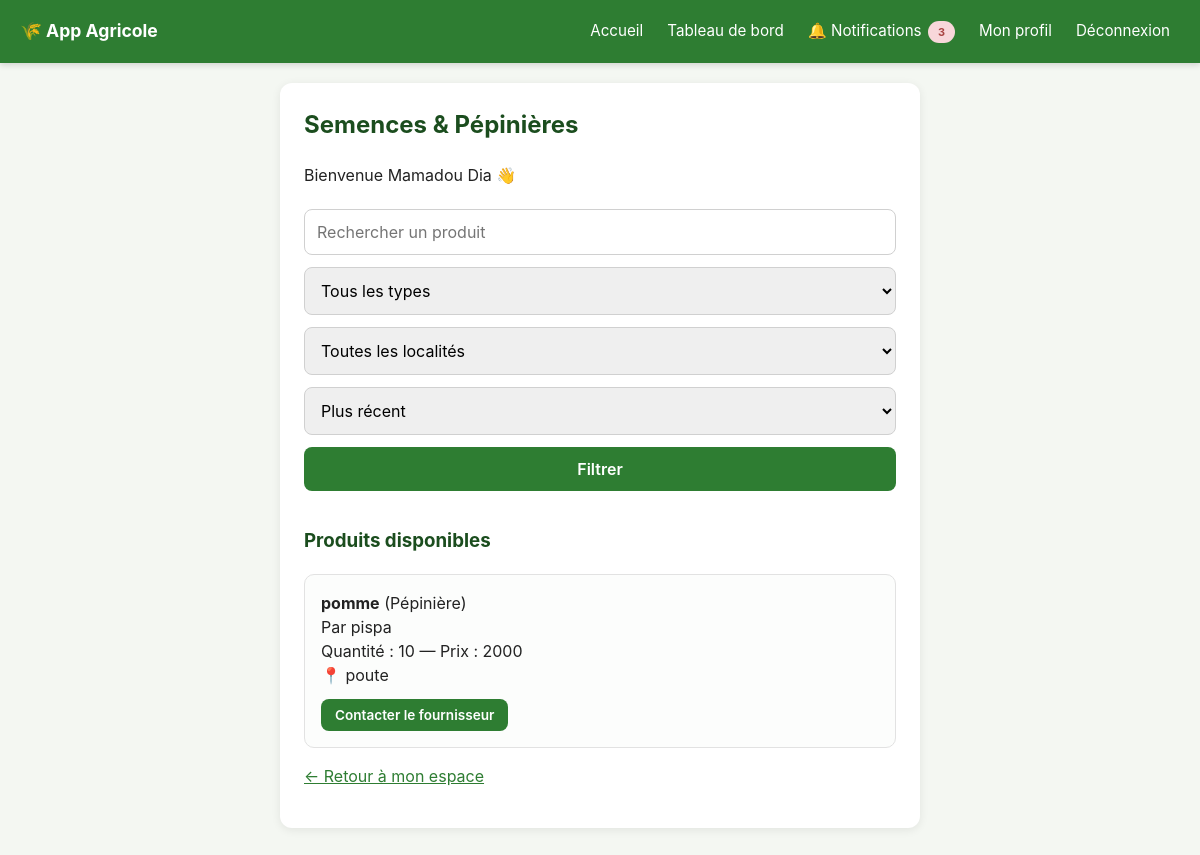
The page /semences-pepinieres (signed in) on the database its author committed.
### tables this page shows
CREATE TABLE produits_fournisseur (
            id INTEGER PRIMARY KEY AUTOINCREMENT,
            fournisseur_id INTEGER NOT NULL,
            nom TEXT NOT NULL,
            type_produit TEXT NOT NULL CHECK(type_produit IN ('semence', 'pepiniere')),
            variete TEXT,
            duree_croissance TEXT,
            quantite TEXT NOT NULL,
            prix TEXT NOT NULL,
            localite TEXT NOT NULL,
            description TEXT,
            photo TEXT,
            statut TEXT NOT NULL DEFAULT 'disponible' CHECK(statut IN ('disponible', 'epuise')),
            date_creation TEXT DEFAULT CURRENT_TIMESTAMP,
            FOREIGN KEY (fournisseur_id) REFERENCES "utilisateurs_ancien" (id)
        );

CREATE TABLE utilisateurs (
                id INTEGER PRIMARY KEY AUTOINCREMENT,
                nom TEXT NOT NULL,
                email TEXT NOT NULL UNIQUE,
                mot_de_passe TEXT NOT NULL,
                role TEXT NOT NULL CHECK(role IN ('client', 'agriculteur', 'fournisseur', 'financeur'))
            );

### app.py (the view)
@app.route("/semences-pepinieres")
def semences_pepinieres():
    if not utilisateur_connecte() or session["role"] != "agriculteur":
        return redirect(url_for("connexion"))
    recherche = request.args.get("recherche", "").strip()
    localite = request.args.get("localite", "").strip()
    type_produit = request.args.get("type_produit", "").strip()
    tri = request.args.get("tri", "recent")
    requete = """
        SELECT produits_fournisseur.*, utilisateurs.nom AS nom_fournisseur
        FROM produits_fournisseur
        JOIN utilisateurs ON produits_fournisseur.fournisseur_id = utilisateurs.id
        WHERE produits_fournisseur.statut = 'disponible'
    """
    parametres = []
    if recherche:
        requete += " AND (produits_fournisseur.nom LIKE ? OR produits_fournisseur.variete LIKE ? OR produits_fournisseur.description LIKE ?)"
        parametres.append(f"%{recherche}%")
        parametres.append(f"%{recherche}%")
        parametres.append(f"%{recherche}%")
    if localite:
        requete += " AND produits_fournisseur.localite LIKE ?"
        parametres.append(f"%{localite}%")
    if type_produit in ("semence", "pepiniere"):
        requete += " AND produits_fournisseur.type_produit = ?"
        parametres.append(type_produit)
    ordres = {
        "recent": "produits_fournisseur.date_creation DESC",
        "nom": "produits_fournisseur.nom ASC",
        "localite": "produits_fournisseur.localite ASC",
    }
    requete += " ORDER BY " + ordres.get(tri, ordres["recent"])
    connexion_bd = get_connexion()
    produits = connexion_bd.execute(requete, parametres).fetchall()
    localites = connexion_bd.execute(
        "SELECT DISTINCT localite FROM produits_fournisseur WHERE statut = 'disponible' ORDER BY localite"
    ).fetchall()
    connexion_bd.close()
    return render_template(
        "semences_pepinieres.html", nom=session["nom"], produits=produits,
        localites=localites, recherche=recherche, localite_choisie=localite, type_choisi=type_produit,
        tri_choisi=tri
    )

### app.py (called while the page is built, shortened)
def utilisateur_connecte():
    return "utilisateur_id" in session

def compter_notifications_non_lues(utilisateur_id, role):
    connexion_bd = get_connexion()
    total = 0
    if role == "agriculteur":
        r = connexion_bd.execute(
            """SELECT COUNT(*) AS n FROM commandes
               JOIN recoltes ON commandes.recolte_id = recoltes.id
               WHERE recoltes.agriculteur_id = ? AND commandes.lu = 0""",
            (utilisateur_id,)
        ).fetchone()
        total += r["n"]
        r = connexion_bd.execute(
            """SELECT COUNT(*) AS n FROM contacts_demande
               JOIN demandes_financement ON contacts_demande.demande_id = demandes_financement.id
               WHERE demandes_financement.agriculteur_id = ? AND contacts_demande.lu = 0""",
            (utilisateur_id,)
        ).fetchone()
        total += r["n"]
    connexion_bd.close()
    return total

@app.context_processor
def injecter_notifications():
    if utilisateur_connecte():
        return {"nb_notifications": compter_notifications_non_lues(session["utilisateur_id"], session["role"])}
    return {"nb_notifications": 0}

### database.py (called while the page is built)
def get_connexion():
    if UTILISE_POSTGRES:
        connexion_brute = psycopg2.connect(
            DATABASE_URL, cursor_factory=psycopg2.extras.RealDictCursor
        )
    else:
        connexion_brute = sqlite3.connect(DB_NAME)
        connexion_brute.row_factory = sqlite3.Row
    return ConnexionCompatible(connexion_brute)

    def execute(self, requete, parametres=()):
        curseur = self._connexion.cursor()
        if UTILISE_POSTGRES:
            requete = requete.replace("?", "%s")
        curseur.execute(requete, parametres)
        return curseur

    def close(self):
        self._connexion.close()

### templates/semences_pepinieres.html (shortened to what this page needs)
{% extends "base.html" %}
{% block contenu %}
    <h2>Semences & Pépinières</h2>
    <p>Bienvenue {{ nom }} 👋</p>
    <form method="GET">
        <input type="text" name="recherche" placeholder="Rechercher un produit" value="{{ recherche }}">
        <select name="type_produit">
            <option value="">Tous les types</option>
        </select>
        <select name="localite">
            <option value="">Toutes les localités</option>
        </select>
        <select name="tri">
            <option value="recent" {% if tri_choisi == 'recent' %}selected{% endif %}>Plus récent</option>
        </select>
        <button type="submit">Filtrer</button>
    </form>
    <h3 style="margin-top: 30px;">Produits disponibles</h3>
    {% if produits %}
        {% for produit in produits %}
            <div class="carte-recolte">
                <div>
                    <strong>{{ produit.nom }}</strong>
                    ({{ 'Semence' if produit.type_produit == 'semence' else 'Pépinière' }})<br>
                    Par {{ produit.nom_fournisseur }}<br>
                    Quantité : {{ produit.quantite }} — Prix : {{ produit.prix }}<br>
                    📍 {{ produit.localite }}
                    <div style="margin-top: 8px;">
                        <a href="{{ url_for('contacter_fournisseur', produit_id=produit.id) }}"><button type="button">Contacter le fournisseur</button></a>
                    </div>
                </div>
            </div>
        {% endfor %}
    {% else %}
        <p>Aucun produit ne correspond à ta recherche.</p>
    {% endif %}
    <p><a href="{{ url_for('espace_agriculteur') }}">← Retour à mon espace</a></p>
{% endblock %}

### templates/base.html (style rules this page uses)
* { box-sizing: border-box; }
body { font-family: -apple-system, BlinkMacSystemFont, "Segoe UI", Arial, sans-serif; background-color: #f4f7f2; margin: 0; padding: 0; color: #222; line-height: 1.5; }
h1, h2, h3 { color: #1b4d1e; margin-top: 0; }
input, select, textarea, button { width: 100%; padding: 12px; margin: 6px 0; border-radius: 8px; border: 1px solid #d0d0d0; font-family: inherit; font-size: 1em; }
.carte-recolte { border: 1px solid #e2e2e2; border-radius: 10px; padding: 16px; margin-bottom: 14px; display: flex; gap: 15px; flex-wrap: wrap; background: #fcfdfc; }
.carte-recolte > div { flex: 1; min-width: 200px; }
.carte-recolte button { width: auto; padding: 8px 14px; font-size: 0.85em; margin: 4px 4px 0 0; }
button { background-color: #2e7d32; color: white; border: none; cursor: pointer; font-weight: 600; transition: background-color 0.15s; }
a { color: #2e7d32; }

### rows shown on the page
produits_fournisseur: nom "pomme", type_produit "Pépinière", nom_fournisseur "pispa", quantite "10", prix "2000", localite "poute"

### other values the page prints
{{ nb_notifications }} "3"
{{ nom }} "Mamadou Dia"
